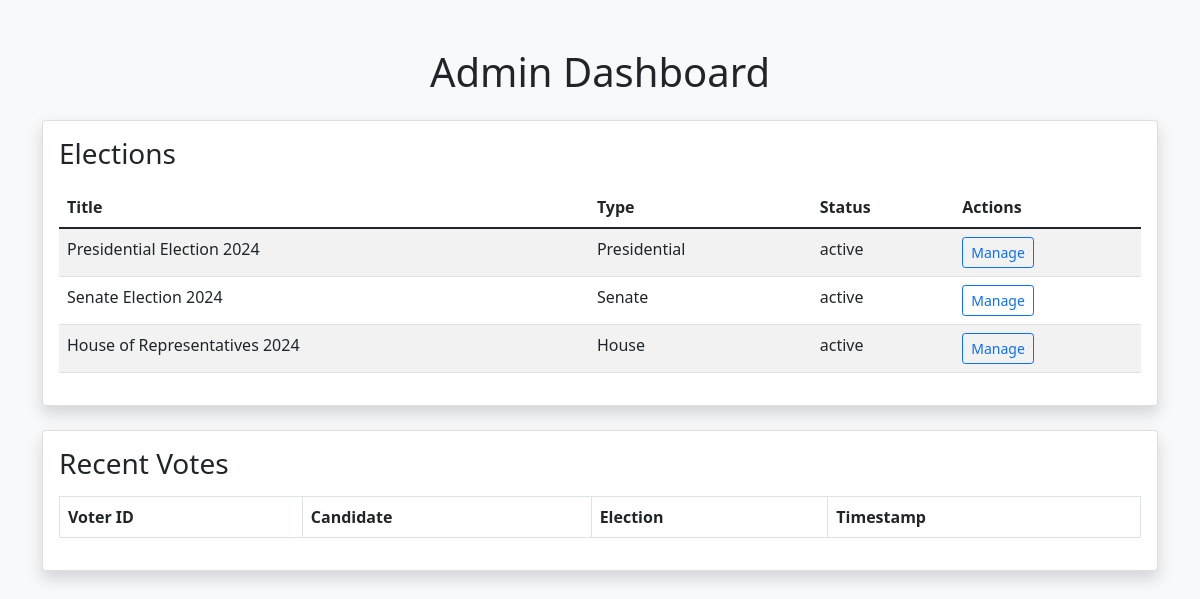
The app's page /admin/dashboard with its own data.
### tables this page shows
CREATE TABLE elections (
            id INTEGER PRIMARY KEY,
            title TEXT NOT NULL,
            description TEXT,
            election_type TEXT,
            start_date TEXT,
            end_date TEXT,
            status TEXT DEFAULT 'active',
            created_by TEXT,
            created_at TEXT
        );

### app.py (the view)
@app.route('/admin/dashboard')
def admin_dashboard():
    conn = get_db_connection()
    cursor = conn.cursor()
    cursor.execute('SELECT * FROM elections')
    elections = cursor.fetchall()
    conn.close()
    return render_template('admin_dashboard.html', elections=elections, username=session.get('username'))

### app.py (called while the page is built)
def get_db_connection():
    conn = sqlite3.connect('voting.db', timeout=20.0)
    conn.row_factory = sqlite3.Row
    return conn

### templates/admin_dashboard.html (shortened to what this page needs)
<!DOCTYPE html>
<html lang="en">
<head>
    <link href="https://cdn.jsdelivr.net/npm/bootstrap@5.1.3/dist/css/bootstrap.min.css" rel="stylesheet">
</head>
<body class="bg-light">
    <div class="container py-5">
        <h1 class="mb-4 text-center">Admin Dashboard</h1>
        <div class="row">
            <div class="col-md-12">
                <div class="card shadow mb-4">
                    <div class="card-body">
                        <h3 class="card-title mb-3">Elections</h3>
                        <table class="table table-striped">
                            <thead>
                                <tr>
                                    <th>Title</th>
                                    <th>Type</th>
                                    <th>Status</th>
                                    <th>Actions</th>
                                </tr>
                            </thead>
                            <tbody>
                                {% for election in elections %}
                                <tr>
                                    <td>{{ election.title|safe }}</td>
                                    <td>{{ election.election_type }}</td>
                                    <td>{{ election.status }}</td>
                                    <td>
                                        <a href="/admin/manage-election/{{ election.id }}" class="btn btn-sm btn-outline-primary">Manage</a>
                                    </td>
                                </tr>
                                {% endfor %}
                            </tbody>
                        </table>
                    </div>
                </div>
                <div class="card shadow mb-4">
                    <div class="card-body">
                        <h3 class="card-title mb-3">Recent Votes</h3>
                        <table class="table table-bordered">
                            <thead>
                                <tr>
                                    <th>Voter ID</th>
                                    <th>Candidate</th>
                                    <th>Election</th>
                                    <th>Timestamp</th>
                                </tr>
                            </thead>
                        </table>
                    </div>
                </div>
            </div>
        </div>
    </div>
</body>
</html>

### records on screen
elections: title "Presidential Election 2024", election_type "Presidential", status "active"
elections: title "Senate Election 2024", election_type "Senate", status "active"
elections: title "House of Representatives 2024", election_type "House", status "active"
